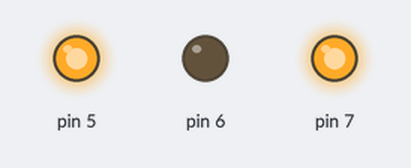
Simulated run of this sketch. Board: Arduino Uno, built with avr-gcc and run on an emulated ATmega328P. Parts: output pins drawn as LEDs (lit = HIGH).

Above: at 2.2 s.
At 4.2 s:
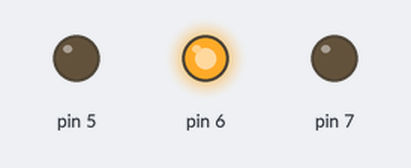
Timing chart, 0 to 5.5 s (numbered marks = the images above):
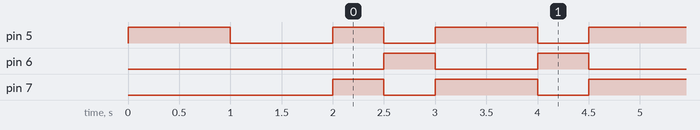

The sketch:

sketch_jan08a.ino
```cpp
//global declaration
//local declaration
//identify the legs on ATMEGA 321 IC
//data type
//traffic light code
int Red = 5;
int Yellow = 6;

void setup() {
  // put your setup code here, to run once:
  pinMode (5,OUTPUT);
  digitalWrite (5,HIGH);
  delay(1000);
  digitalWrite (5,LOW);
  delay(1000);
}

void loop() {
  // put your main code here, to run repeatedly:
  pinMode (5,OUTPUT);
  pinMode (6,OUTPUT);
  pinMode (7,OUTPUT);
  digitalWrite (5,HIGH);
  digitalWrite (6,LOW);
  digitalWrite (7,HIGH);
  delay(500);
  digitalWrite (5,LOW);
  digitalWrite (6,HIGH);
  digitalWrite (7,LOW);
  delay(500);
  digitalWrite (5,HIGH);
  digitalWrite (6,LOW);
  digitalWrite (7,HIGH);
  delay(500);
}
```

Measured:
- by itself, pin 5: goes LOW 1.0 s, HIGH 0.50 s, 84 × (LOW 0.50 s, HIGH 1.0 s), LOW 0.50 s, then HIGH
- by itself, pin 6: alternates HIGH for 0.50 s and LOW for 1.0 s
- by itself, pin 7: repeats every 1.5 s: LOW 0.50 s, HIGH 1.0 s
